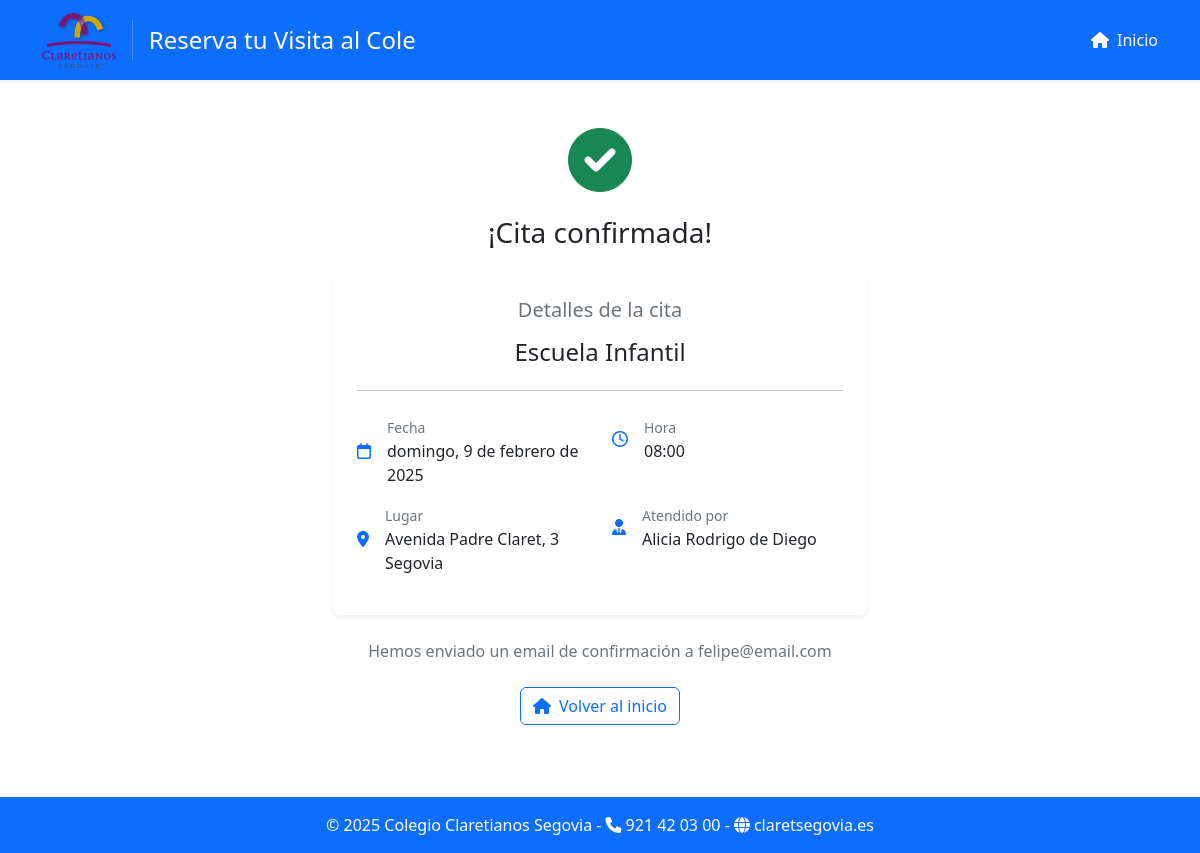
The page /appointment/18/confirmation/ on the database its author committed.
### visits/models.py (models this page shows, shortened)
class Appointment(models.Model):
    stage = models.ForeignKey(SchoolStage, on_delete=models.CASCADE)
    staff = models.ForeignKey(StaffProfile, on_delete=models.CASCADE)
    visitor_name = models.CharField(max_length=200)
    visitor_email = models.EmailField()
    visitor_phone = models.CharField(max_length=20)
    date = models.DateTimeField()
    created_at = models.DateTimeField(auto_now_add=True)
    comments = models.TextField(blank=True, null=True)
    class Meta:
        ordering = ['-date']
        indexes = [
            models.Index(fields=['date']),
            models.Index(fields=['staff', 'date']),
        ]

class SchoolStage(models.Model):
    name = models.CharField(max_length=100)
    description = models.TextField()

class StaffProfile(models.Model):
    user = models.OneToOneField(User, on_delete=models.CASCADE)
    allowed_stages = models.ManyToManyField(SchoolStage)
    def __str__(self):
        return self.user.get_full_name()

### visits/views.py (the view)
class AppointmentConfirmationView(TemplateView):
    template_name = 'visits/appointment_confirmation.html'
    def get_context_data(self, **kwargs):
        context = super().get_context_data(**kwargs)
        appointment_id = kwargs.get('appointment_id')
        appointment = get_object_or_404(Appointment, id=appointment_id)
        context['appointment'] = appointment
        logger.debug(f"Confirmación de cita para la cita con id {appointment_id}")
        return context

### visits/templates/visits/appointment_confirmation.html (shortened to what this page needs)
{% extends 'base.html' %}
{% block content %}
<div class="container-fluid px-4 py-5">
    <div class="row justify-content-center">
        <div class="col-md-6 text-center">
            <div class="success-icon mb-4">
                <i class="fas fa-check-circle text-success" style="font-size: 4rem;"></i>
            </div>
            <h1 class="h3 mb-4">¡Cita confirmada!</h1>
            <div class="card border-0 shadow-sm mb-4">
                <div class="card-body p-4">
                    <div class="mb-4">
                        <h5 class="text-secondary mb-3">Detalles de la cita</h5>
                        <p class="h4 mb-0">{{ appointment.stage.name }}</p>
                    </div>
                    <hr class="my-4">
                    <div class="row text-start">
                        <div class="col-md-6 mb-3">
                            <div class="d-flex align-items-center">
                                <i class="far fa-calendar text-primary me-3"></i>
                                <div>
                                    <small class="text-secondary">Fecha</small>
                                    <p class="mb-0">{{ appointment.date|date:"l, j \d\e F \d\e Y" }}</p>
                                </div>
                            </div>
                        </div>
                        <div class="col-md-6 mb-3">
                            <div class="d-flex align-items-center">
                                <i class="far fa-clock text-primary me-3"></i>
                                <div>
                                    <small class="text-secondary">Hora</small>
                                    <p class="mb-0">{{ appointment.date|time:"H:i" }}</p>
                                </div>
                            </div>
                        </div>
                        <div class="col-md-6 mb-3">
                            <div class="d-flex align-items-center">
                                <i class="fas fa-map-marker-alt text-primary me-3"></i>
                                <div>
                                    <small class="text-secondary">Lugar</small>
                                    <p class="mb-0">Avenida Padre Claret, 3<br>Segovia</p>
                                </div>
                            </div>
                        </div>
                        <div class="col-md-6">
                            <div class="d-flex align-items-center">
                                <i class="fas fa-user-tie text-primary me-3"></i>
                                <div>
                                    <small class="text-secondary">Atendido por</small>
                                    <p class="mb-0">{{ appointment.staff }}</p>
                                </div>
                            </div>
                        </div>
                    </div>
                </div>
            </div>
            <p class="text-secondary mb-4">
                Hemos enviado un email de confirmación a {{ appointment.visitor_email }}
            </p>
            <a href="{% url 'public_booking' %}" class="btn btn-outline-primary">
                <i class="fas fa-home me-2"></i>Volver al inicio
            </a>
        </div>
    </div>
</div>
{% endblock %}

### visits/templates/visits/appointment_confirmation.html (style rules this page uses)
.container-fluid { max-width: 1140px; }

### visits/templates/base.html (style rules this page uses)
:root { --primary-color: #0d6efd; --header-height: 80px; }

### rows shown on the page
Appointment: stage.name "Escuela Infantil", date "domingo, 9 de febrero de 2025", date "08:00", staff "Alicia Rodrigo de Diego", visitor_email "felipe@email.com"
